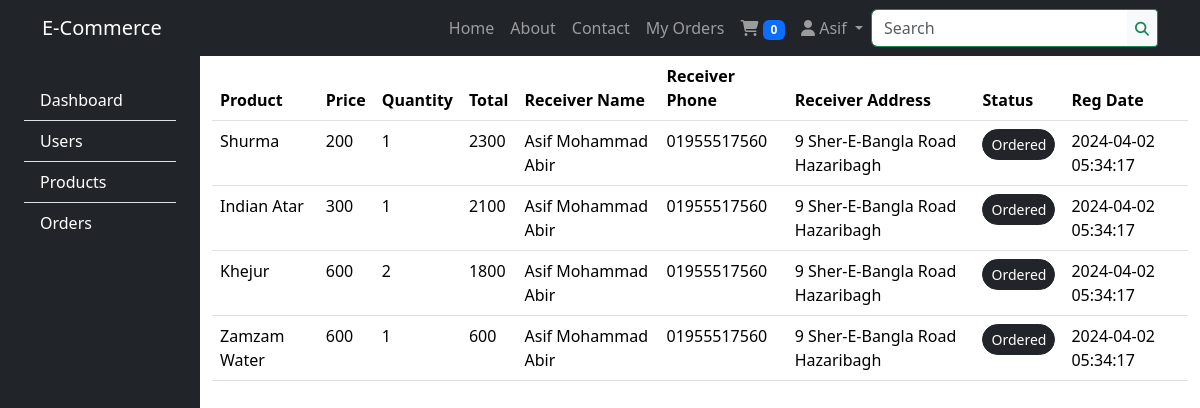
The app's page /admin?action=orders (signed in) with its own data.
### tables this page shows
CREATE TABLE `orders` (
  `id` int(11) NOT NULL,
  `user_id` int(11) NOT NULL,
  `product_id` int(11) NOT NULL,
  `quantity` int(11) NOT NULL,
  `total` int(11) NOT NULL,
  `receiver_name` varchar(100) NOT NULL,
  `receiver_phone` varchar(150) NOT NULL,
  `receiver_address` varchar(200) NOT NULL,
  `status` varchar(20) NOT NULL,
  `reg_date` timestamp NOT NULL DEFAULT current_timestamp()
);

CREATE TABLE `products` (
  `id` int(11) NOT NULL,
  `name` varchar(100) NOT NULL,
  `regular_price` int(11) NOT NULL,
  `sale_price` int(11) NOT NULL,
  `image` varchar(150) NOT NULL,
  `description` text NOT NULL,
  `created_at` timestamp NOT NULL DEFAULT current_timestamp()
);

### classes/Db.php (called while the page is built, shortened)
<?php
    class Db {
        private $host = "localhost";
        private $user = "root";
        private $password = "";
        private $database = "ecommerce81";
        private $port = 4308;
        public function __construct() {
            $this->conn = new mysqli($this->host, $this->user, $this->password, $this->database, $this->port);
            $sql = "CREATE DATABASE IF NOT EXISTS $this->database";
            if ($this->conn->query($sql)) {
                $this->conn = new mysqli($this->host, $this->user, $this->password, $this->database, $this->port);
                $sql = "CREATE TABLE IF NOT EXISTS users (
                    id INT(6) NOT NULL AUTO_INCREMENT PRIMARY KEY,
                    name VARCHAR(100) NOT NULL,
                    email VARCHAR(100) NOT NULL,
                    password VARCHAR(100) NOT NULL,
                    image  VARCHAR(100),
                    phone  VARCHAR(20),
                    address  VARCHAR(255),
                    role VARCHAR(10) DEFAULT 'user',
                    reg_date TIMESTAMP DEFAULT CURRENT_TIMESTAMP ON UPDATE CURRENT_TIMESTAMP
                )";
                $sql = "CREATE TABLE IF NOT EXISTS products (
                    id INT(6) NOT NULL AUTO_INCREMENT PRIMARY KEY,
                    name VARCHAR(100) NOT NULL,
                    regular_price DECIMAL(10, 2) NOT NULL,
                    sale_price DECIMAL(10, 2),
                    image  VARCHAR(100),
                    description  TEXT,
                    reg_date TIMESTAMP DEFAULT CURRENT_TIMESTAMP ON UPDATE CURRENT_TIMESTAMP
                )";
                $sql = "CREATE TABLE IF NOT EXISTS orders (
                    id INT(6) NOT NULL AUTO_INCREMENT PRIMARY KEY,
                    user_id INT(6),
                    product_id INT(6),
                    quantity INT(6),
                    total DECIMAL(10, 2) NOT NULL,
                    reg_date TIMESTAMP DEFAULT CURRENT_TIMESTAMP ON UPDATE CURRENT_TIMESTAMP,
                    FOREIGN KEY (user_id) REFERENCES users(id),
                    FOREIGN KEY (product_id) REFERENCES products(id)
                )";
            } else {
                echo "Error creating database: " . $this->conn->error;
            }
        }
    }
?>

### components/order.php (the view, shortened to what this page needs)
<?php
require_once './classes/Db.php';
$db = new Db();
$sql = "SELECT * FROM orders ORDER BY id DESC";
$result_orders = $db->conn->query($sql);
if ($result_orders->num_rows > 0) {
?>
<table id="orderTable" class="table">
    <thead>
        <tr>
            <th>Product</th>
            <th>Price</th>
            <th>Quantity</th>
            <th>Total</th>
            <th>Receiver Name</th>
            <th>Receiver Phone</th>
            <th>Receiver Address</th>
            <th>Status</th>
            <th>Reg Date</th>
        </tr>
    </thead>
    <tbody>
<?php
    if($result_orders->num_rows > 0) {
        while($row = $result_orders->fetch_assoc()) {
            $product_id = $row['product_id'];
            $quantity = $row['quantity'];
            $total = $row['total'];
            $receiver_name = $row['receiver_name'];
            $receiver_phone = $row['receiver_phone'];
            $receiver_address = $row['receiver_address'];
            $status = $row['status'];
            $reg_date = $row['reg_date'];
            $sql_product = "SELECT * FROM products WHERE id = $product_id";
            $result_product = $db->conn->query($sql_product);
            $product = $result_product->fetch_assoc();
            ?>
            <tr>
                <td><?= $product['name'] ?></td>
                <td><?= $product['sale_price'] ?></td>
                <td><?= $quantity ?></td>
                <td><?= $total ?></td>
                <td><?= $receiver_name ?></td>
                <td><?= $receiver_phone ?></td>
                <td><?= $receiver_address ?></td>
                <td>
                    <button class="btn <?= $status == 'pending' ? 'btn-warning' : ($status == 'processing' ? 'btn-info' : ($status == 'completed' ? 'btn-success' : ($status == 'Ordered' ? 'btn-dark':'btn-danger'))) ?> btn-sm rounded-pill changeStatus" data-id="<?= $row['id'] ?>" ><?= $status ?></button>
                </td>
                <td><?= $reg_date ?></td>
            </tr>
            <?php
        }
    }else{
        echo "0 results";
    }
?>
</tbody>
</table>
<?php }else {
    echo "0 results";
}
?>

### records on screen
orders: product.name "Shurma", product.sale_price "200", quantity "1", total "2300", receiver_name "Asif Mohammad Abir", receiver_phone "01955517560", receiver_address "9 Sher-E-Bangla Road Hazaribagh", status "Ordered", reg_date "2024-04-02 05:34:17"
orders: product.name "Indian Atar", product.sale_price "300", quantity "1", total "2100", receiver_name "Asif Mohammad Abir", receiver_phone "01955517560", receiver_address "9 Sher-E-Bangla Road Hazaribagh", status "Ordered", reg_date "2024-04-02 05:34:17"
orders: product.name "Khejur", product.sale_price "600", quantity "2", total "1800", receiver_name "Asif Mohammad Abir", receiver_phone "01955517560", receiver_address "9 Sher-E-Bangla Road Hazaribagh", status "Ordered", reg_date "2024-04-02 05:34:17"
orders: product.name "Zamzam Water", product.sale_price "600", quantity "1", total "600", receiver_name "Asif Mohammad Abir", receiver_phone "01955517560", receiver_address "9 Sher-E-Bangla Road Hazaribagh", status "Ordered", reg_date "2024-04-02 05:34:17"

### other values on screen
explode(" ", $auth->user()['name'])[0] "Asif"
